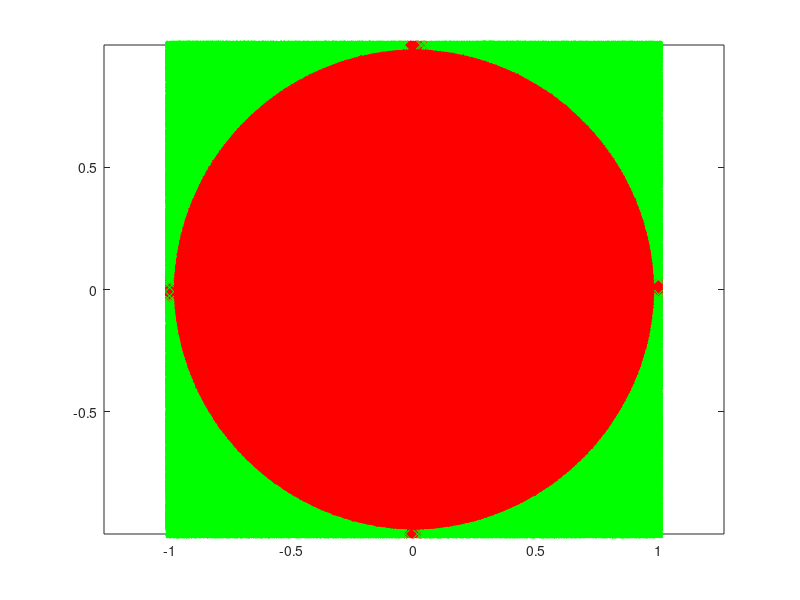

Here is the MATLAB script that generated this plot:
close all;
clear;

N = 1000000;

Xrandomvector = rand(N,1) * 2 -1;
YrandomVector = rand(N,1) * 2 - 1;


pointsInsideCryrcle = Xrandomvector.^2 + YrandomVector.^2 <=1;
pointsOutsideCryrcle = Xrandomvector.^2 + YrandomVector.^2 >1;

r=1;
th = 0:pi/N:2*pi;
xunit = r * cos(th);
yunit = r * sin(th);
plot(xunit, yunit,"Color",[0 0 0]);
hold on
plot(Xrandomvector(pointsInsideCryrcle),YrandomVector(pointsInsideCryrcle),"x","Color",[1 0 0]);
hold on
plot(Xrandomvector(pointsOutsideCryrcle),YrandomVector(pointsOutsideCryrcle),"x","Color",[0 1 0]);
axis equal;

result = 4*(sum(pointsInsideCryrcle)/N);


disp("wynik to :" + result)
